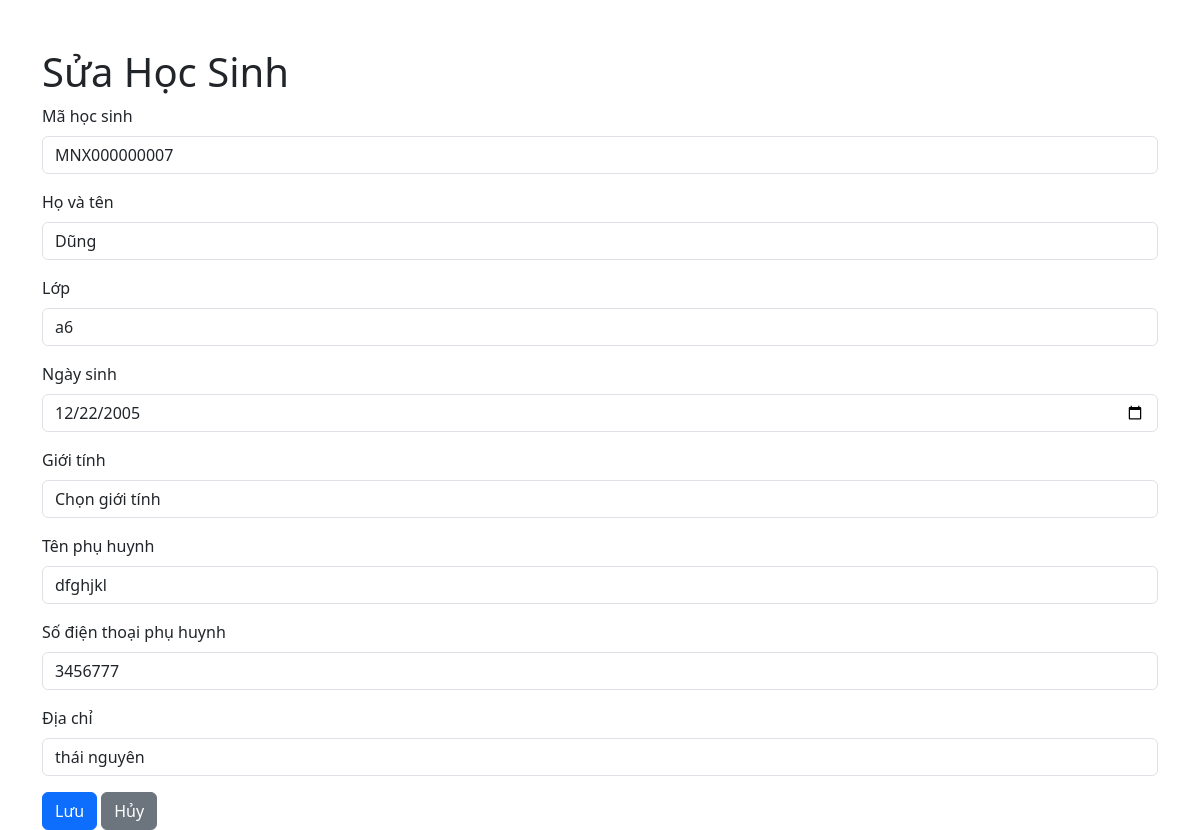
Page /pages/admin/student/edit_student.php?id=7 (signed in) on the committed database.
### tables this page shows
CREATE TABLE `students` (
  `id` int NOT NULL,
  `FullName` varchar(100) NOT NULL,
  `DateOfBirth` date NOT NULL,
  `Gender` varchar(50) NOT NULL,
  `Address` varchar(255) DEFAULT NULL,
  `ParentName` varchar(100) NOT NULL,
  `ParentPhone` varchar(15) DEFAULT NULL,
  `ClassID` int DEFAULT NULL,
  `StudentID` varchar(12) NOT NULL
);

CREATE TABLE `classes` (
  `id` int NOT NULL,
  `ClassName` varchar(100) NOT NULL,
  `TeacherId` int DEFAULT NULL,
  `Quantity` int NOT NULL,
  `GradeID` int NOT NULL
);

### pages/admin/student/edit_student.php (the view, shortened to what this page needs)
<?php
require_once '../../system/connect.php';
if (isset($_GET['id'])) {
    $id = $_GET['id'];
    $query = "SELECT * FROM students WHERE id = ?";
    $stmt = $conn->prepare($query);
    $stmt->bind_param("i", $id);
    $stmt->execute();
    $result = $stmt->get_result();
    $student = $result->fetch_assoc();
    $classQuery = "SELECT id, ClassName FROM classes";
    $classResult = $conn->query($classQuery);
    $classes = $classResult->fetch_all(MYSQLI_ASSOC);
}
?>
<!DOCTYPE html>
<html lang="vi">
<head>
    <link href="https://cdnjs.cloudflare.com/ajax/libs/bootstrap/5.3.2/css/bootstrap.min.css" rel="stylesheet">
</head>
<body>
    <div class="container">
        <h1 class="mt-5">Sửa Học Sinh</h1>
        <form method="POST" action="edit_student.php">
            <div class="mb-3">
                <label for="StudentID" class="form-label">Mã học sinh</label>
                <input type="text" class="form-control" id="StudentID" name="StudentID" value="<?php echo htmlspecialchars($student['StudentID']); ?>" required>
            </div>
            <div class="mb-3">
                <label for="FullName" class="form-label">Họ và tên</label>
                <input type="text" class="form-control" id="FullName" name="FullName" value="<?php echo htmlspecialchars($student['FullName']); ?>" required>
            </div>
            <div class="mb-3">
                <label for="ClassID" class="form-label">Lớp</label>
                <select class="form-control" id="ClassID" name="ClassID" required>
                    <?php foreach ($classes as $class): ?>
                        <option value="<?php echo htmlspecialchars($class['id']); ?>"
                            <?php echo ($class['id'] == $student['ClassID']) ? 'selected' : ''; ?>>
                            <?php echo htmlspecialchars($class['ClassName']); ?>
                        </option>
                    <?php endforeach; ?>
                </select>
            </div>
            <div class="mb-3">
                <label for="DateOfBirth" class="form-label">Ngày sinh</label>
                <input type="date" class="form-control" id="DateOfBirth" name="DateOfBirth" value="<?php echo htmlspecialchars($student['DateOfBirth']); ?>" required>
            </div>
            <div class="mb-3">
                <label for="Gender" class="form-label">Giới tính</label>
                <select class="form-control" id="Gender" name="Gender" required>
                    <option value="">Chọn giới tính</option>
                </select>
            </div>
            <div class="mb-3">
                <label for="ParentName" class="form-label">Tên phụ huynh</label>
                <input type="text" class="form-control" id="ParentName" name="ParentName" value="<?php echo htmlspecialchars($student['ParentName']); ?>" required>
            </div>
            <div class="mb-3">
                <label for="ParentPhone" class="form-label">Số điện thoại phụ huynh</label>
                <input type="tel" class="form-control" id="ParentPhone" name="ParentPhone" value="<?php echo htmlspecialchars($student['ParentPhone']); ?>" required>
            </div>
            <div class="mb-3">
                <label for="Address" class="form-label">Địa chỉ</label>
                <input type="text" class="form-control" id="Address" name="Address" value="<?php echo htmlspecialchars($student['Address']); ?>" required>
            </div>
            <button type="submit" class="btn btn-primary">Lưu</button>
            <a href="list_student.php" class="btn btn-secondary">Hủy</a>
        </form>
    </div>
</body>
</html>

### rows in the picture
students: StudentID "MNX000000007", FullName "Dũng", ClassID "a6", DateOfBirth "12/22/2005", ParentName "dfghjkl", ParentPhone "3456777", Address "thái nguyên"
